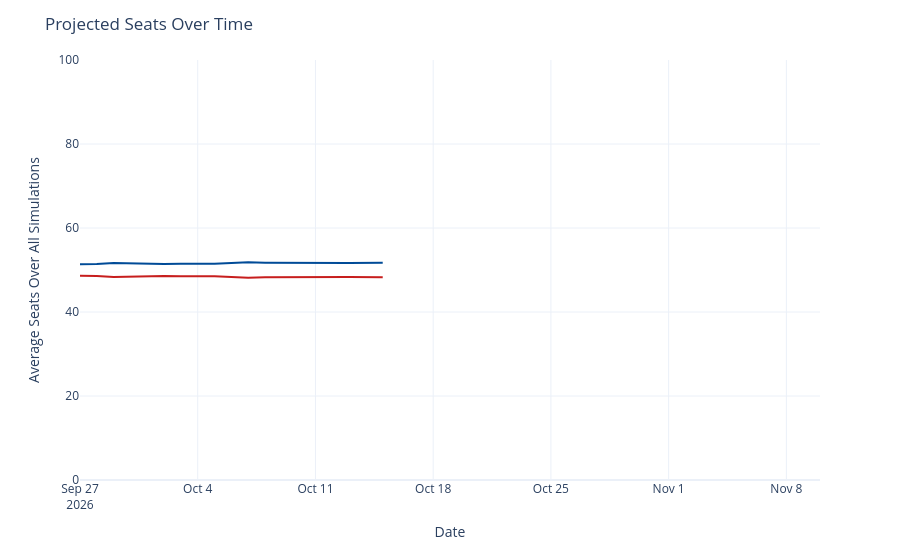

This figure's notebook cell:
### Code cell
seats_over_time = output_ts[(output_ts['geo'] == 'US Senate') &
                             (output_ts['type'] == 'seats')]
seats_over_time['rep_seats'] = seats_over_time['y'].map(lambda x: 100 - x)
seats_over_time = seats_over_time.rename({'y': 'Democrats', 'rep_seats': 'Republicans'}, axis=1)
seats_time_ser = px.line(seats_over_time, x='date', y=['Democrats', 'Republicans'], template='plotly_white',
                        color_discrete_map={'Democrats': '#004b97', 'Republicans': '#c71e1d'},)
seats_time_ser.update_traces(hovertemplate="%{y:.1f}")
seats_time_ser.update_layout(
    xaxis=dict(range=[pd.to_datetime('2026-09-27'), pd.to_datetime('2026-11-10')]),
    yaxis=dict(range=[0, 100]),
    xaxis_title='Date',
    yaxis_title='Average Seats Over All Simulations',
    title=dict(text="Projected Seats Over Time"),
    hovermode="x",
    showlegend=False
)
seats_time_ser

### Figure 1 — Plotly figure (JSON) as saved in the notebook; plotly's stock layout.template omitted (floating-point values rounded to 4 significant figures)
{"data": [{"hovertemplate": "%{y:.1f}", "legendgroup": "Democrats", "line": {"color": "#004b97", "dash": "solid"}, "marker": {"symbol": "circle"}, "mode": "lines", "name": "Democrats", "orientation": "v", "showlegend": true, "type": "scatter", "x": ["2026-09-27", "2026-09-28", "2026-09-29", "2026-09-30", "2026-10-01", "2026-10-02", "2026-10-03", "2026-10-04", "2026-10-05", "2026-10-06", "2026-10-07", "2026-10-08", "2026-10-09", "2026-10-10", "2026-10-11", "2026-10-12", "2026-10-13", "2026-10-15"], "xaxis": "x", "y": [51.35, 51.4, 51.64, 51.51, 51.41, 51.42, 51.47, 51.47, 51.48, 51.68, 51.82, 51.75, 51.71, 51.62, 51.6, 51.62, 51.64, 51.74], "yaxis": "y"}, {"hovertemplate": "%{y:.1f}", "legendgroup": "Republicans", "line": {"color": "#c71e1d", "dash": "solid"}, "marker": {"symbol": "circle"}, "mode": "lines", "name": "Republicans", "orientation": "v", "showlegend": true, "type": "scatter", "x": ["2026-09-27", "2026-09-28", "2026-09-29", "2026-09-30", "2026-10-01", "2026-10-02", "2026-10-03", "2026-10-04", "2026-10-05", "2026-10-06", "2026-10-07", "2026-10-08", "2026-10-09", "2026-10-10", "2026-10-11", "2026-10-12", "2026-10-13", "2026-10-15"], "xaxis": "x", "y": [48.65, 48.6, 48.36, 48.49, 48.59, 48.58, 48.53, 48.53, 48.52, 48.32, 48.18, 48.25, 48.29, 48.38, 48.4, 48.38, 48.36, 48.26], "yaxis": "y"}], "layout": {"hovermode": "x", "legend": {"title": {"text": "variable"}, "tracegroupgap": 0}, "margin": {"t": 60}, "showlegend": false, "title": {"text": "Projected Seats Over Time"}, "xaxis": {"anchor": "y", "domain": [0, 1], "range": ["2026-09-27T00:00:00", "2026-11-10T00:00:00"], "title": {"text": "Date"}}, "yaxis": {"anchor": "x", "domain": [0, 1], "range": [0, 100], "title": {"text": "Average Seats Over All Simulations"}}}}
